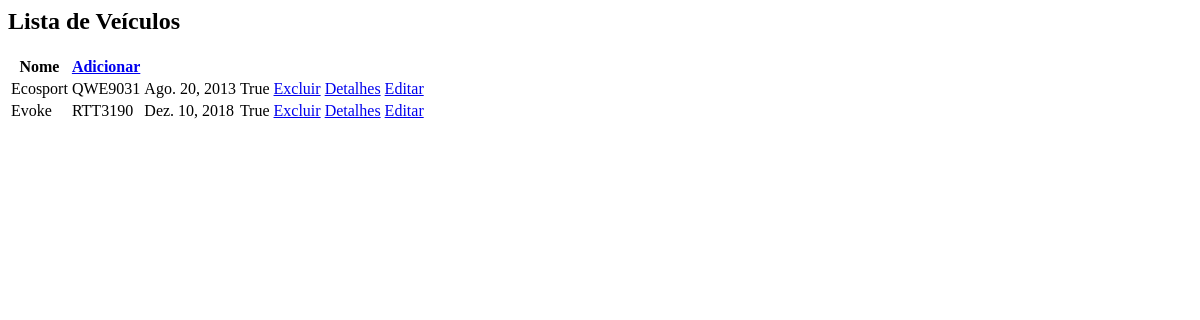
/resources/vehicle/, run on an earlier commit of the app's database.
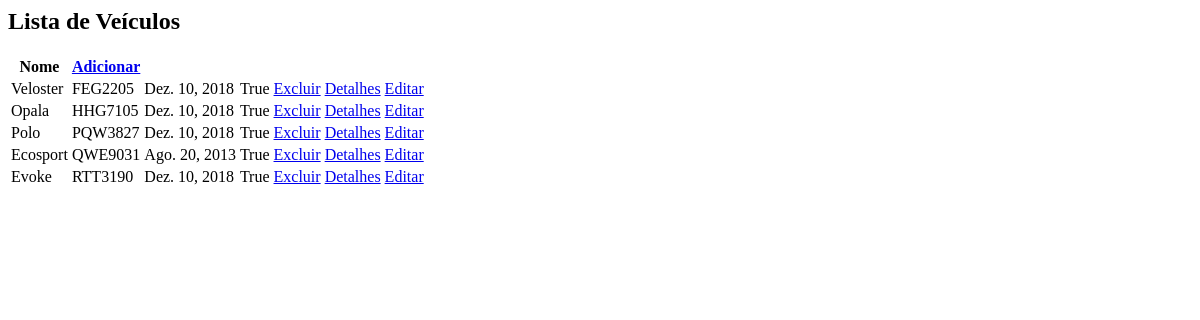
And on a later commit of the database.
### resources/models.py (models this page shows, shortened)
class Vehicle(models.Model):
    name = models.CharField(verbose_name='Nome', max_length=30)
    plate = models.CharField(max_length=30)
    description = models.TextField(null=True, blank=True)
    licence_plate = models.CharField(max_length=7, blank=True)
    manufacture_year = models.DateField()
    is_active = models.BooleanField(default=True)
    creation_at = models.DateTimeField(auto_now=True)
    update_at = models.DateTimeField(auto_now=True)
    manufacturer = models.ForeignKey('Manufacturer', related_name='my_vehicles')
    userControls = models.ManyToManyField(Driver, through='UseControl')

### resources/views.py (the view)
class VehicleListView(ListView):
    model = Vehicle
    template_name = 'list_vehicle.html'
    queryset = Vehicle.objects.order_by('name')
    context_object_name = 'vehicle_list'
    paginate_by = 5
    def get_queryset(self):
        return Vehicle.objects.filter(is_active=True).filter(manufacture_year__gt=date(2012,1,1)).order_by('licence_plate')

### fleet_control/templates/list_vehicle.html (shortened to what this page needs)
<h2>Lista de Veículos </h2>
<table>
    <thead>
        <tr><th>Nome</th>
        <th>
            <a href="{% url "vehicle_add" %}">Adicionar</a>
        </th>
    </tr>
    </thead>
    <tbody>
        {% for vehicle in vehicle_list %}
        <tr>
            <td>{{ vehicle.name }}</td>
            <td>{{ vehicle.licence_plate }}</td>
            <td>{{ vehicle.manufacture_year }}</td>
            <td>{{ vehicle.is_active }}</td>
            <td>
                <a href="{% url "vehicle_delete" vehicle.id %}">Excluir</a>
            </td>
            <td>
                <a href="{% url "vehicle_detail" vehicle.id %}">Detalhes</a>
            </td>
            <td>
                <a href="{% url "vehicle_update" vehicle.id %}">Editar</a>
            </td>
        </tr>
        {% endfor %}
    </tbody>
</table>

What changed in the data, as far as the page shows it:
added Vehicle: name "Veloster", licence_plate "FEG2205", manufacture_year "Dez. 10, 2018", is_active "True"
added Vehicle: name "Opala", licence_plate "HHG7105", manufacture_year "Dez. 10, 2018", is_active "True"
added Vehicle: name "Polo", licence_plate "PQW3827", manufacture_year "Dez. 10, 2018", is_active "True"
